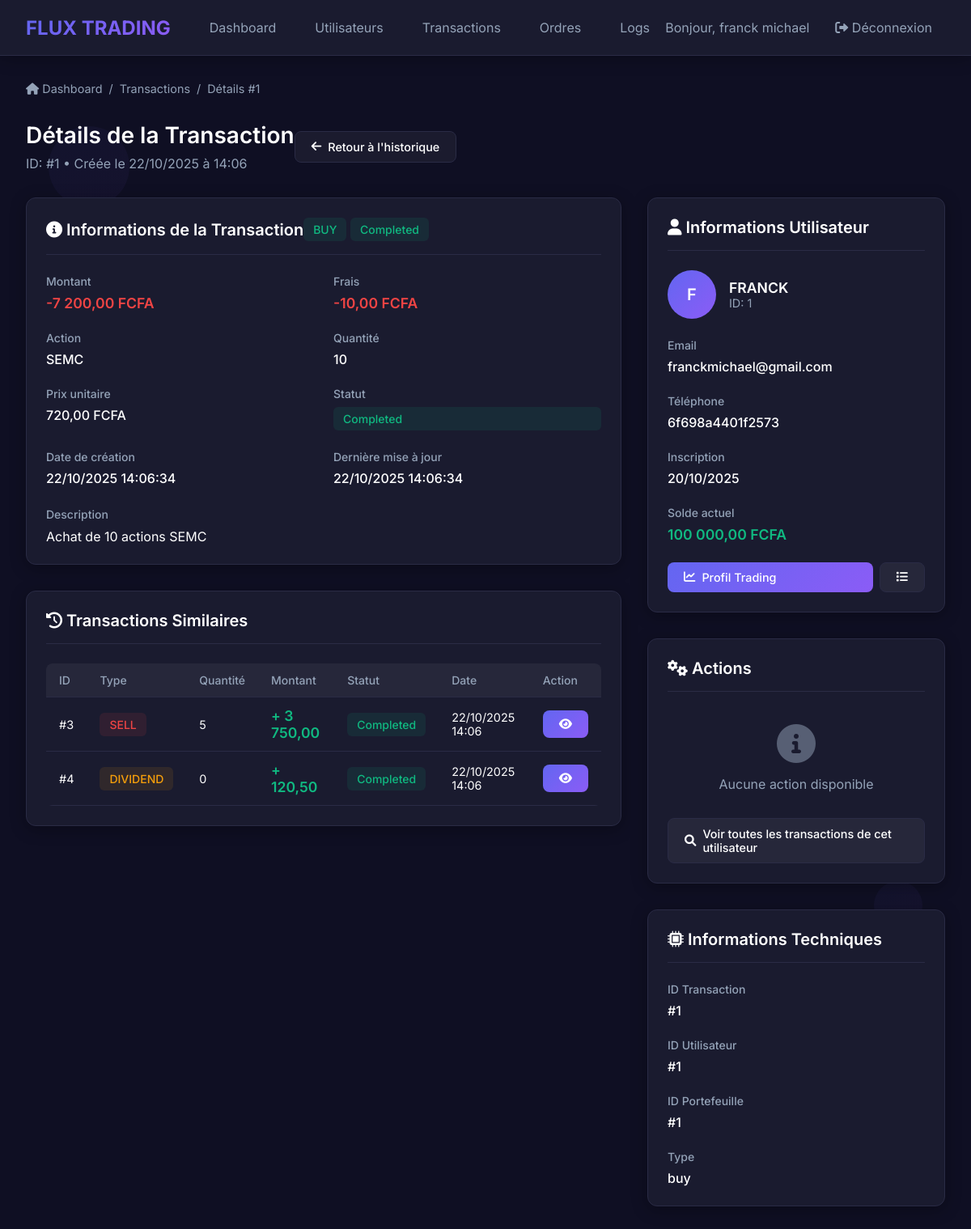
Screenshot of /frontend/admin/transaction_details.php?id=1 (signed in) with the database file from the repository.
### tables this page shows
CREATE TABLE IF NOT EXISTS `transactions` (
  `id` int NOT NULL AUTO_INCREMENT,
  `user_id` int NOT NULL,
  `wallet_id` int NOT NULL,
  `type` enum('buy','sell','deposit','withdrawal','transfer','dividend','fee') NOT NULL,
  `stock_symbol` varchar(20) NOT NULL,
  `quantity` int NOT NULL DEFAULT '0',
  `price` decimal(10,2) NOT NULL DEFAULT '0.00',
  `amount` decimal(15,2) NOT NULL DEFAULT '0.00',
  `fees` decimal(10,2) NOT NULL DEFAULT '0.00',
  `status` enum('pending','completed','cancelled','failed') NOT NULL DEFAULT 'completed',
  `description` text,
  `metadata` longtext,
  `created_at` timestamp NOT NULL DEFAULT CURRENT_TIMESTAMP,
  `updated_at` timestamp NOT NULL DEFAULT CURRENT_TIMESTAMP ON UPDATE CURRENT_TIMESTAMP,
  PRIMARY KEY (`id`),
  KEY `idx_user_id` (`user_id`),
  KEY `idx_wallet_id` (`wallet_id`),
  KEY `idx_type` (`type`),
  KEY `idx_stock_symbol` (`stock_symbol`),
  KEY `idx_status` (`status`),
  KEY `idx_created_at` (`created_at`),
  KEY `idx_user_created` (`user_id`,`created_at`)
);

CREATE TABLE IF NOT EXISTS `wallets` (
  `id` int NOT NULL AUTO_INCREMENT,
  `user_id` int NOT NULL,
  `balance` decimal(15,2) NOT NULL DEFAULT '10000.00',
  `currency` varchar(10) NOT NULL DEFAULT 'FCFA',
  `created_at` timestamp NOT NULL DEFAULT CURRENT_TIMESTAMP,
  `updated_at` timestamp NOT NULL DEFAULT CURRENT_TIMESTAMP ON UPDATE CURRENT_TIMESTAMP,
  PRIMARY KEY (`id`),
  KEY `idx_user_id` (`user_id`),
  KEY `idx_currency` (`currency`)
);

CREATE TABLE IF NOT EXISTS `users` (
  `id` int NOT NULL AUTO_INCREMENT,
  `full_name` varchar(100) NOT NULL,
  `email` varchar(150) NOT NULL,
  `password` varchar(255) NOT NULL,
  `phone` varchar(15) NOT NULL,
  `status` enum('active','inactive','suspended') DEFAULT 'active',
  `created_at` timestamp NOT NULL DEFAULT CURRENT_TIMESTAMP,
  `is_active` tinyint(1) NOT NULL DEFAULT '1',
  `wallet_balance` decimal(15,2) NOT NULL DEFAULT '0.00',
  `reset_token` varchar(255) DEFAULT NULL,
  `reset_expires` datetime DEFAULT NULL,
  `last_login` datetime DEFAULT NULL,
  PRIMARY KEY (`id`),
  UNIQUE KEY `email` (`email`),
  KEY `idx_email` (`email`),
  KEY `idx_session_token` (`phone`)
);

### frontend/admin/transaction_details.php (the view, shortened to what the rows shown need)
<?php
$database = new Database();
$pdo = $database->getConnection();
$transaction_id = intval($_GET['id']);
$stmt = $pdo->prepare("
    SELECT
        t.*,
        u.full_name,
        u.email,
        u.phone,
        u.created_at as user_created_at,
        w.balance as current_wallet_balance,
        w.currency
    FROM transactions t
    LEFT JOIN users u ON t.user_id = u.id
    LEFT JOIN wallets w ON t.user_id = w.user_id
    WHERE t.id = ?
");
$stmt->execute([$transaction_id]);
$transaction = $stmt->fetch(PDO::FETCH_ASSOC);
$similar_transactions = $pdo->prepare("
    SELECT
        id,
        type,
        stock_symbol,
        quantity,
        amount,
        status,
        created_at
    FROM transactions
    WHERE user_id = ? AND stock_symbol = ? AND id != ?
    ORDER BY created_at DESC
    LIMIT 5
");
$similar_transactions->execute([$transaction['user_id'], $transaction['stock_symbol'], $transaction_id]);
$similar_transactions = $similar_transactions->fetchAll(PDO::FETCH_ASSOC);
?>
<!DOCTYPE html>
<html lang="fr">
<head>
<link href="https://cdnjs.cloudflare.com/ajax/libs/font-awesome/6.0.0/css/all.min.css" rel="stylesheet">
</head>
<body>
<div class="container">
    <div class="page-header">
        <div>
            <h1 class="page-title">Détails de la Transaction</h1>
            <p style="color: var(--text-secondary); margin-top: 0.5rem;">
                ID: #<?php echo $transaction_id; ?> •
                Créée le <?php echo date('d/m/Y à H:i', strtotime($transaction['created_at'])); ?>
            </p>
        </div>
    </div>
    <div class="grid-layout">
        <div>
            <div class="card">
                <div class="card-header">
                    <h2><i class="fas fa-info-circle"></i> Informations de la Transaction</h2>
                    <div>
                        <span class="type-badge type-<?php echo $transaction['type']; ?>">
                            <?php echo strtoupper($transaction['type']); ?>
                        </span>
                        <span class="status-badge status-<?php echo $transaction['status']; ?>">
                            <?php echo ucfirst($transaction['status']); ?>
                        </span>
                    </div>
                </div>
                <div class="info-grid">
                    <div class="info-group">
                        <span class="info-label">Montant</span>
                        <span class="<?php echo $transaction['amount'] > 0 ? 'amount-positive' : 'amount-negative'; ?>">
                            <?php echo number_format($transaction['amount'], 2, ',', ' '); ?>
                            <?php echo $transaction['currency']; ?>
                        </span>
                    </div>
                    <div class="info-group">
                        <span class="info-label">Frais</span>
                        <span class="amount-negative">
                            -<?php echo number_format($transaction['fees'], 2, ',', ' '); ?>
                            <?php echo $transaction['currency']; ?>
                        </span>
                    </div>
                    <?php if ($transaction['stock_symbol'] && $transaction['stock_symbol'] !== '0'): ?>
                    <div class="info-group">
                        <span class="info-label">Action</span>
                        <span class="info-value"><?php echo htmlspecialchars($transaction['stock_symbol']); ?></span>
                    </div>
                    <div class="info-group">
                        <span class="info-label">Quantité</span>
                        <span class="info-value"><?php echo number_format($transaction['quantity'], 0, ',', ' '); ?></span>
                    </div>
                    <div class="info-group">
                        <span class="info-label">Prix unitaire</span>
                        <span class="info-value">
                            <?php echo number_format($transaction['price'], 2, ',', ' '); ?>
                            <?php echo $transaction['currency']; ?>
                        </span>
                    </div>
                    <?php endif; ?>
                    <div class="info-group">
                        <span class="info-label">Statut</span>
                        <span class="status-badge status-<?php echo $transaction['status']; ?>">
                            <?php echo ucfirst($transaction['status']); ?>
                        </span>
                    </div>
                    <div class="info-group">
                        <span class="info-label">Date de création</span>
                        <span class="info-value"><?php echo date('d/m/Y H:i:s', strtotime($transaction['created_at'])); ?></span>
                    </div>
                    <div class="info-group">
                        <span class="info-label">Dernière mise à jour</span>
                        <span class="info-value"><?php echo date('d/m/Y H:i:s', strtotime($transaction['updated_at'])); ?></span>
                    </div>
                </div>
                <?php if ($transaction['description']): ?>
                <div style="margin-top: 1.5rem;">
                    <span class="info-label">Description</span>
                    <p style="margin-top: 0.5rem; color: var(--text);"><?php echo htmlspecialchars($transaction['description']); ?></p>
                </div>
                <?php endif; ?>
            </div>
            <div class="card" style="margin-top: 2rem;">
                <div class="card-header">
                    <h2><i class="fas fa-history"></i> Transactions Similaires</h2>
                </div>
                <?php if (!empty($similar_transactions)): ?>
                <div class="table-container">
                    <table>
                        <thead>
                            <tr>
                                <th>ID</th>
                                <th>Type</th>
                                <th>Quantité</th>
                                <th>Montant</th>
                                <th>Statut</th>
                                <th>Date</th>
                                <th>Action</th>
                            </tr>
                        </thead>
                        <tbody>
                            <?php foreach ($similar_transactions as $similar): ?>
                            <tr>
                                <td>#<?php echo $similar['id']; ?></td>
                                <td>
                                    <span class="type-badge type-<?php echo $similar['type']; ?>">
                                        <?php echo strtoupper($similar['type']); ?>
                                    </span>
                                </td>
                                <td><?php echo number_format($similar['quantity'], 0, ',', ' '); ?></td>
                                <td class="<?php echo $similar['amount'] > 0 ? 'amount-positive' : 'amount-negative'; ?>">
                                    <?php echo $similar['amount'] > 0 ? '+' : ''; ?>
                                    <?php echo number_format($similar['amount'], 2, ',', ' '); ?>
                                </td>
                                <td>
                                    <span class="status-badge status-<?php echo $similar['status']; ?>">
                                        <?php echo ucfirst($similar['status']); ?>
                                    </span>
                                </td>
                                <td><?php echo date('d/m/Y H:i', strtotime($similar['created_at'])); ?></td>
                                <td>
                                    <a href="transaction_details.php?id=<?php echo $similar['id']; ?>" class="btn btn-primary btn-sm">
                                        <i class="fas fa-eye"></i>
                                    </a>
                                </td>
                            </tr>
                            <?php endforeach; ?>
                        </tbody>
                    </table>
                </div>
                <?php endif; ?>
            </div>
        </div>
        <div>
            <div class="card">
                <div class="card-header">
                    <h2><i class="fas fa-user"></i> Informations Utilisateur</h2>
                </div>
                <div style="display: flex; align-items: center; gap: 1rem; margin-bottom: 1.5rem;">
                    <div class="user-avatar">
                        <?php echo strtoupper(substr($transaction['full_name'], 0, 1)); ?>
                    </div>
                    <div>
                        <div style="font-weight: 600; font-size: 1.1rem;"><?php echo htmlspecialchars($transaction['full_name']); ?></div>
                        <div style="color: var(--text-secondary); font-size: 0.9rem;">ID: <?php echo $transaction['user_id']; ?></div>
                    </div>
                </div>
                <div class="info-grid">
                    <div class="info-group">
                        <span class="info-label">Email</span>
                        <span class="info-value"><?php echo htmlspecialchars($transaction['email']); ?></span>
                    </div>
                    <div class="info-group">
                        <span class="info-label">Téléphone</span>
                        <span class="info-value"><?php echo htmlspecialchars($transaction['phone'] ?? 'N/A'); ?></span>
                    </div>
                    <div class="info-group">
                        <span class="info-label">Inscription</span>
                        <span class="info-value"><?php echo date('d/m/Y', strtotime($transaction['user_created_at'])); ?></span>
                    </div>
                    <div class="info-group">
                        <span class="info-label">Solde actuel</span>
                        <span class="amount-positive">
                            <?php echo number_format($transaction['current_wallet_balance'], 2, ',', ' '); ?>
                            <?php echo $transaction['currency']; ?>
                        </span>
                    </div>
                </div>
            </div>
            <div class="card" style="margin-top: 2rem;">
                <div class="card-header">
                    <h2><i class="fas fa-cogs"></i> Actions</h2>
                </div>
            </div>
            <div class="card" style="margin-top: 2rem;">
                <div class="card-header">
                    <h2><i class="fas fa-microchip"></i> Informations Techniques</h2>
                </div>
                <div class="info-grid">
                    <div class="info-group">
                        <span class="info-label">ID Transaction</span>
                        <span class="info-value">#<?php echo $transaction['id']; ?></span>
                    </div>
                    <div class="info-group">
                        <span class="info-label">ID Utilisateur</span>
                        <span class="info-value">#<?php echo $transaction['user_id']; ?></span>
                    </div>
                    <div class="info-group">
                        <span class="info-label">ID Portefeuille</span>
                        <span class="info-value">#<?php echo $transaction['wallet_id']; ?></span>
                    </div>
                    <div class="info-group">
                        <span class="info-label">Type</span>
                        <span class="info-value"><?php echo $transaction['type']; ?></span>
                    </div>
                </div>
            </div>
        </div>
    </div>
</div>
</body>
</html>

### rows the page displays
transactions: created_at "22/10/2025 à 14:06", type "BUY", status "Completed", amount "-7 200,00", wallets.currency "FCFA", fees "10,00", stock_symbol "SEMC", quantity "10", price "720,00", created_at "22/10/2025 14:06:34", updated_at "22/10/2025 14:06:34", description "Achat de 10 actions SEMC", user.full_name "F", user.full_name "FRANCK", user "1", user.email "franckmichael@gmail.com", user.phone "6f698a4401f2573", user.created_at "20/10/2025", wallets.balance "100 000,00", id "1", wallet "1", type "buy"
transactions: id "3", type "SELL", quantity "5", amount "3 750,00", status "Completed", created_at "22/10/2025 14:06"
transactions: id "4", type "DIVIDEND", quantity "0", amount "120,50", status "Completed", created_at "22/10/2025 14:06"

### other values shown
$_SESSION['admin_name'] "franck michael"
$transaction_id "1"
